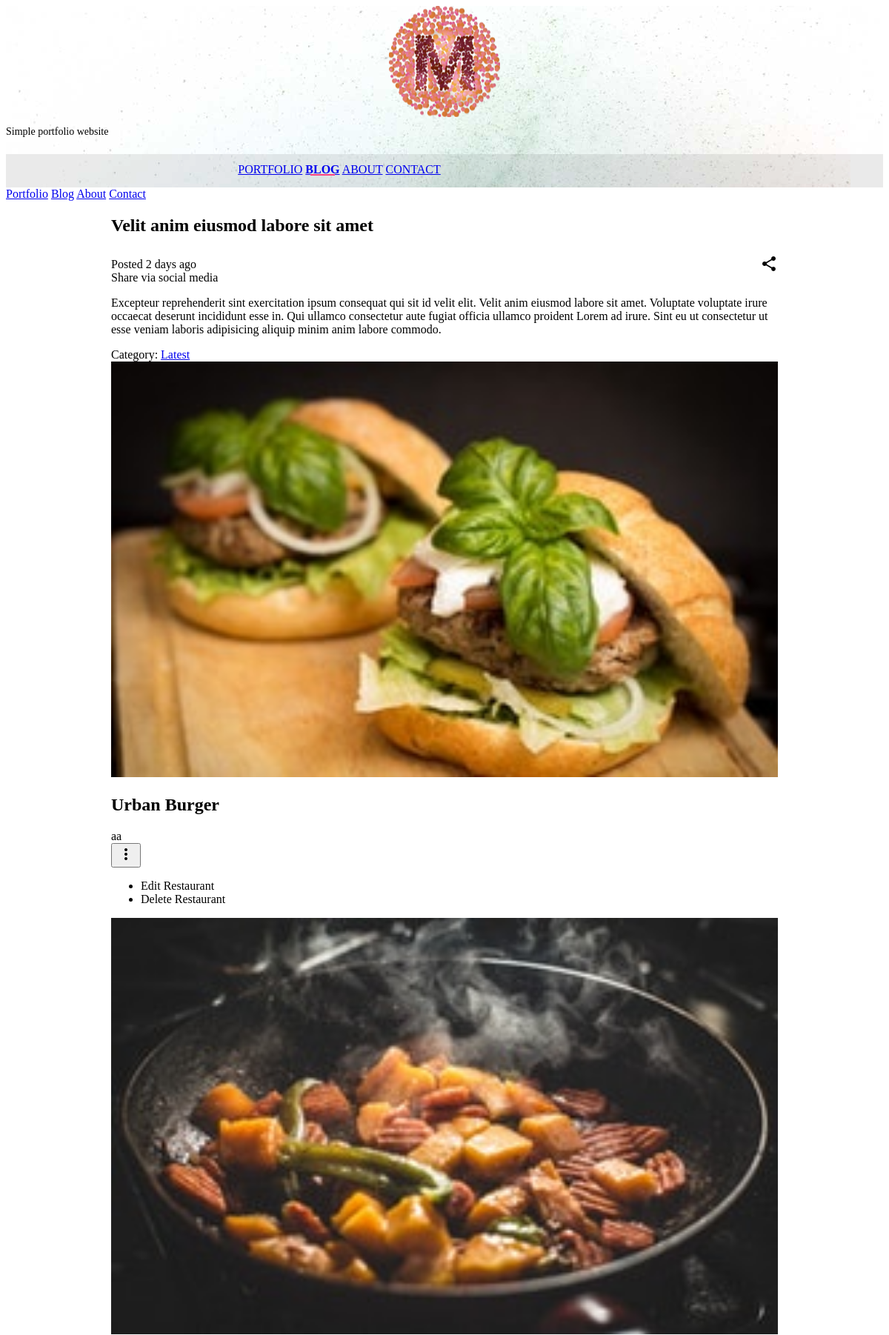
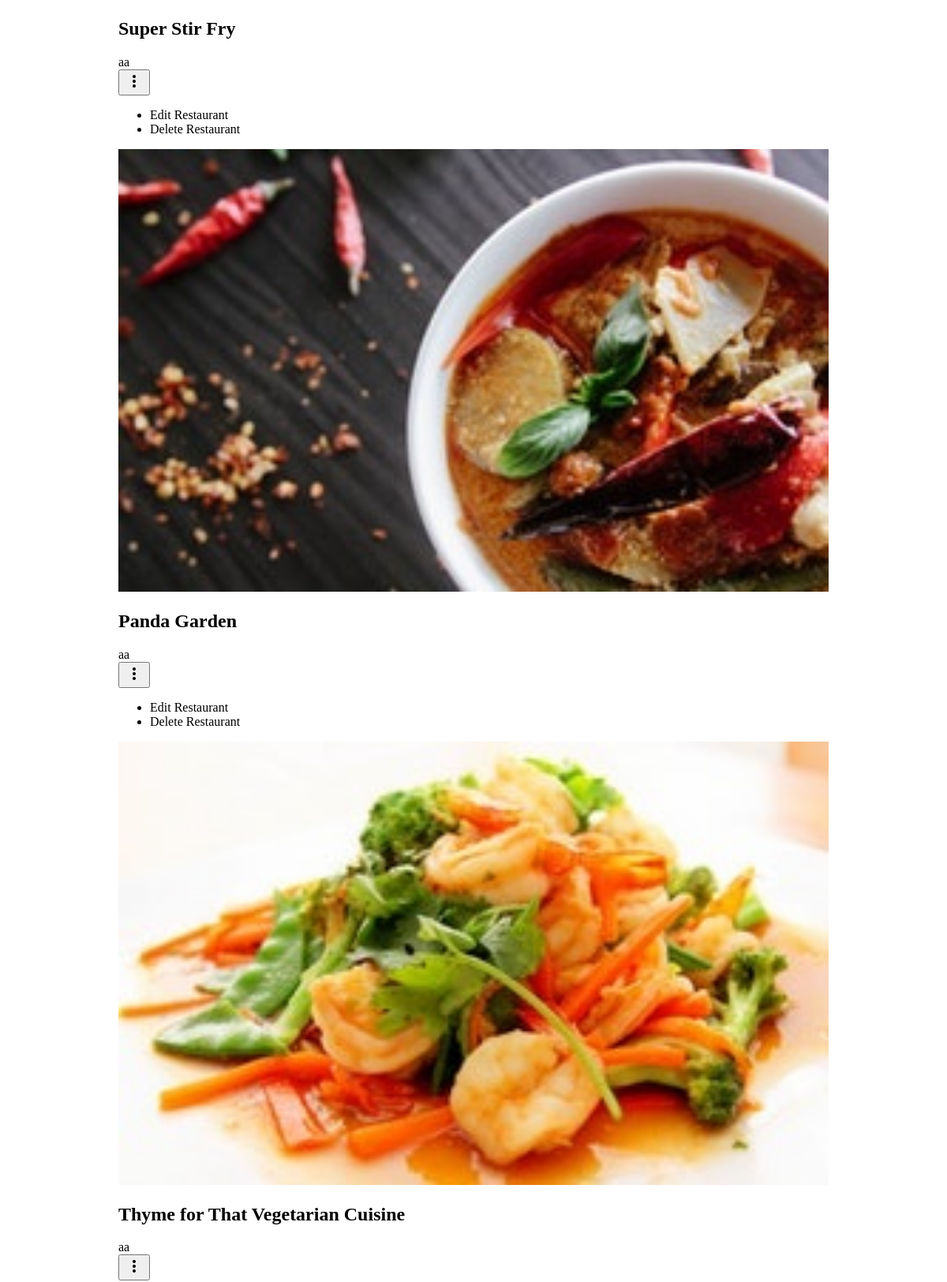
/restaurant/ (upper part), run on the app's committed database (2 pictures, top to bottom).
### database_setup.py (models this page shows, shortened)
class Restaurant(Base):
    __tablename__ = 'restaurant'
    id = Column(Integer, primary_key=True)
    name = Column(String(250), nullable=False)
    description = Column(String(250), nullable=True)
    thumbnail_url = Column(String(250), nullable=True)

### final_project.py (the view)
@app.route('/')
@app.route('/restaurant/')
def showRestaurants():
    restaurants = session.query(Restaurant).all()
    return render_template('restaurants.html', restaurants=restaurants)

### templates/restaurants.html (shortened to what this page needs)
<!doctype html>
<html lang="en">
<head>
    <link rel="stylesheet" href="https://code.getmdl.io/1.3.0/material.grey-pink.min.css" />
    <link rel="stylesheet" href="static/styles.css" />
</head>
<body>
    <div class="mdl-layout mdl-js-layout mdl-layout--fixed-header">
        <header class="mdl-layout__header mdl-layout__header--waterfall portfolio-header">
            <div class="mdl-layout__header-row portfolio-logo-row">
                <span class="mdl-layout__title">
                    <div class="portfolio-logo"></div>
                    <span class="mdl-layout__title">Simple portfolio website</span>
                </span>
            </div>
            <div class="mdl-layout__header-row portfolio-navigation-row mdl-layout--large-screen-only">
                <nav class="mdl-navigation mdl-typography--body-1-force-preferred-font">
                    <a class="mdl-navigation__link" href="index.html">Portfolio</a>
                    <a class="mdl-navigation__link  is-active" href="blog.html">Blog</a>
                    <a class="mdl-navigation__link" href="about.html">About</a>
                    <a class="mdl-navigation__link" href="contact.html">Contact</a>
                </nav>
            </div>
        </header>
        <div class="mdl-layout__drawer mdl-layout--small-screen-only">
            <nav class="mdl-navigation mdl-typography--body-1-force-preferred-font">
                <a class="mdl-navigation__link is-active" href="index.html">Portfolio</a>
                <a class="mdl-navigation__link" href="blog.html">Blog</a>
                <a class="mdl-navigation__link" href="about.html">About</a>
                <a class="mdl-navigation__link" href="contact.html">Contact</a>
            </nav>
        </div>
        <main class="mdl-layout__content">
            <div class="mdl-grid portfolio-max-width">
                <div class="mdl-grid mdl-cell mdl-cell--12-col mdl-cell--4-col-tablet mdl-card mdl-shadow--4dp">
                    <div class="mdl-cell mdl-cell--12-col">
                        <h2 class="mdl-card__title-text">Velit anim eiusmod labore sit amet</h2>
                        <div class="mdl-card__supporting-text padding-top">
                            <span>Posted 2 days ago</span>
                            <div id="tt1" class=" icon material-icons portfolio-share-btn">share</div>
                            <div class="mdl-tooltip" for="tt1">
                                Share via social media
                            </div>
                        </div>
                        <div class="mdl-card__supporting-text no-left-padding">
                            <p>Excepteur reprehenderit sint exercitation ipsum consequat qui sit id velit elit. Velit anim eiusmod labore sit amet. Voluptate voluptate irure occaecat deserunt incididunt esse in. Qui ullamco consectetur aute fugiat officia ullamco proident Lorem ad irure. Sint eu ut consectetur ut esse veniam laboris adipisicing aliquip minim anim labore commodo.</p>
                            <span>Category: <a href="#">Latest</a></span>
                        </div>
                    </div>
                </div>
                {% for r in restaurants %}
                <div class="mdl-cell mdl-card mdl-shadow--4dp portfolio-card">
                    <div class="mdl-card__media">
                        <img class="article-image" src="static/images/{{r.thumbnail_url}}" border="0" alt="">
                    </div>
                    <div class="mdl-card__title">
                        <h2 class="mdl-card__title-text">{{r.name}}</h2>
                    </div>
                    <div class="mdl-card__supporting-text">
                    <span>aa</span>
                    </div>
                    <div class="mdl-card__actions mdl-card--border">
                        <button id="restaurant-{{r.id}}-actions"
                                class="mdl-button mdl-js-button mdl-button--icon">
                          <i class="material-icons">more_vert</i>
                        </button>
                        <ul class="mdl-menu mdl-menu--top-left mdl-js-menu mdl-js-ripple-effect"
                            data-mdl-for="restaurant-{{r.id}}-actions">
                          <li class="mdl-menu__item">Edit Restaurant</li>
                          <li class="mdl-menu__item">Delete Restaurant</li>
                        </ul>
                    </div>
                </div>
                {% endfor %}
                </div>
            </div>
</body>
</html>

### static/styles.css (style rules this page uses)
.portfolio-header { position: relative; background-image: url(images/header-bg.jpg); }
.portfolio-header .mdl-layout__header-row { padding: 0; -webkit-justify-content: center; -ms-flex-pack: center; justify-content: center; }
.mdl-layout__title { font-size: 14px; text-align: center; font-weight: 300; }
.portfolio-logo-row { min-height: 200px; }
.portfolio-logo { background: url(images/logo.png) 50% no-repeat; background-size: cover; height: 150px; width: 150px; margin: auto auto 10px; }
.portfolio-navigation-row { background-color: rgba(0, 0, 0, 0.08); text-transform: uppercase; height: 45px; }
.portfolio-navigation-row .mdl-navigation { text-align: center; max-width: 900px; width: 100%; }
.portfolio-navigation-row .mdl-navigation__link { -webkit-flex: 1; -ms-flex: 1; flex: 1; line-height: 42px; }
.portfolio-navigation-row .is-active { position: relative; font-weight: bold; }
.portfolio-navigation-row .is-active:after { content: ""; width: 70%; height: 2px; display: block; position: absolute; bottom: 0; left: 0; background-color: rgb(255,64,129); left: 15%; }
.portfolio-card .mdl-card__title { padding-bottom: 0; }
img.article-image { width: 100%; height: auto; }
.portfolio-max-width { max-width: 900px; margin: auto; }
.no-left-padding { padding-left: 0; }
.padding-top { padding: 10px 0 0; }
.portfolio-share-btn { position: relative; float: right; top: -4px; }

### data on the page
Restaurant: thumbnail_url (picture), name "Urban Burger"
Restaurant: thumbnail_url (picture), name "Super Stir Fry"
Restaurant: thumbnail_url (picture), name "Panda Garden"
Restaurant: thumbnail_url (picture), name "Thyme for That Vegetarian Cuisine"
